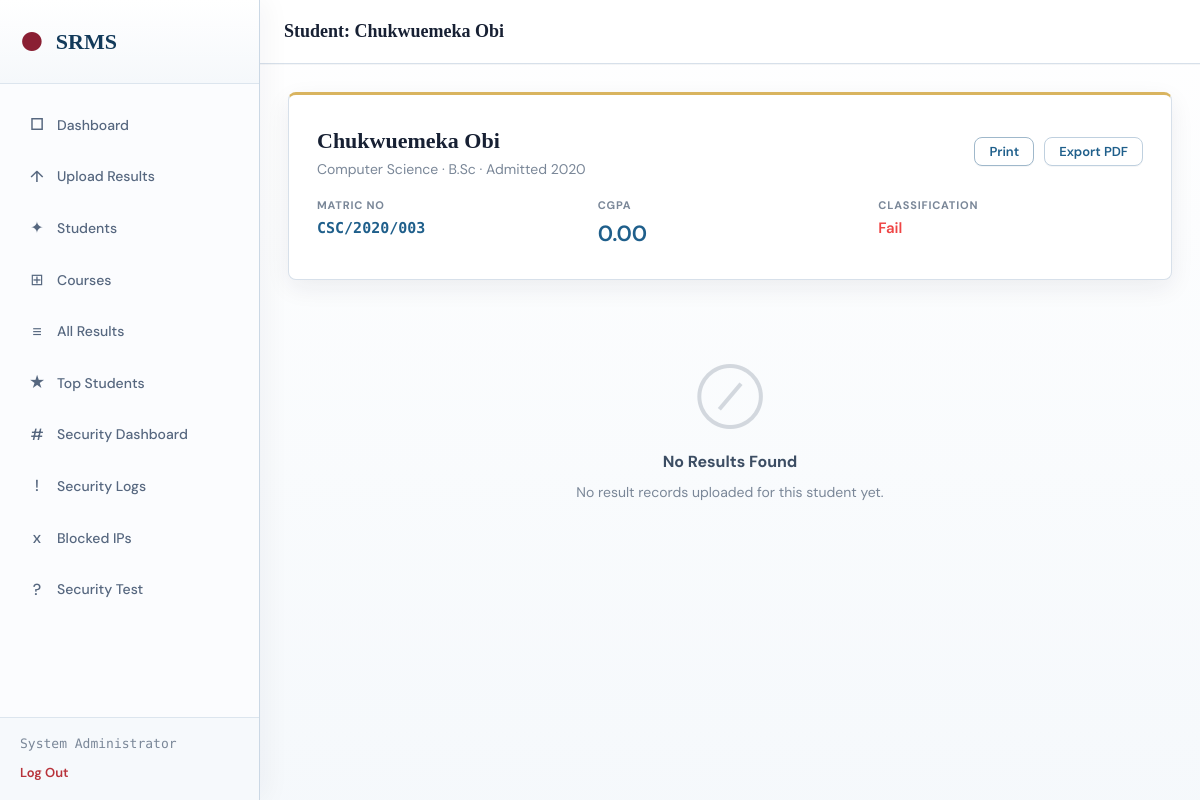
The page /admin/view_student.php?matric=CSC/2020/003 (signed in) on the database its author committed.
### tables this page shows
CREATE TABLE IF NOT EXISTS students (
    matric_no       VARCHAR(20) PRIMARY KEY,
    full_name       VARCHAR(150) NOT NULL,
    department      VARCHAR(100) NOT NULL,
    faculty         VARCHAR(100) DEFAULT NULL,
    programme       ENUM('B.Sc','HND','B.Eng','B.Tech','B.A','B.Ed') DEFAULT 'B.Sc',
    admission_year  YEAR DEFAULT NULL,
    email           VARCHAR(100) DEFAULT NULL,
    phone           VARCHAR(20) DEFAULT NULL,
    gender          ENUM('M','F','Other') DEFAULT NULL,
    created_at      DATETIME DEFAULT CURRENT_TIMESTAMP,
    updated_at      DATETIME DEFAULT CURRENT_TIMESTAMP ON UPDATE CURRENT_TIMESTAMP
);

### includes/grades.php (called while the page is built, shortened)
<?php
function get_classification(float $cgpa): string {
    foreach (CGPA_CLASS as $c) {
        if ($cgpa >= $c['min'] && $cgpa <= $c['max']) {
            return $c['class'];
        }
    }
    return 'Fail';
}
function get_student_results(string $matric_no): array {
    $rows = db_all(
        'SELECT r.*, c.course_title, c.course_unit
         FROM results_raw r
         JOIN courses c ON r.course_code = c.course_code
         WHERE r.matric_no = ?
         ORDER BY r.level ASC, r.semester ASC, c.course_code ASC',
        [$matric_no]
    );
    $grouped = [];
    $cumulative_units = 0;
    $cumulative_qp    = 0;
    $semester_history = [];
    $result = [];
    return [
        'semesters'   => $result,
        'gpa_history' => $semester_history,
        'final_cgpa'  => $cumulative_units > 0 ? round($cumulative_qp / $cumulative_units, 2) : 0.00,
        'final_class' => get_classification(
            $cumulative_units > 0 ? round($cumulative_qp / $cumulative_units, 2) : 0.00
        ),
    ];
}
function sanitize_matric(string $input): string {
    return strtoupper(preg_replace('/[^A-Z0-9\/\-]/i', '', trim($input)));
}

### includes/db.php (called while the page is built, shortened)
<?php
function get_db(): PDO {
    static $pdo = null;
    if ($pdo !== null) return $pdo;
    $dsn = sprintf(
        'mysql:host=%s;port=%s;dbname=%s;charset=%s',
        DB_HOST, DB_PORT, DB_NAME, DB_CHARSET
    );
    $options = [
        PDO::ATTR_ERRMODE            => PDO::ERRMODE_EXCEPTION,
        PDO::ATTR_DEFAULT_FETCH_MODE => PDO::FETCH_ASSOC,
        PDO::ATTR_EMULATE_PREPARES   => false,
    ];
    try {
        $pdo = new PDO($dsn, DB_USER, DB_PASS, $options);
    } catch (PDOException $e) {
        http_response_code(500);
        die(json_encode(['success' => false, 'message' => 'Database connection failed. Please contact the administrator.']));
    }
    return $pdo;
}
function db_run(string $sql, array $params = []): PDOStatement {
    $stmt = get_db()->prepare($sql);
    $stmt->execute($params);
    return $stmt;
}
function db_row(string $sql, array $params = []): ?array {
    $row = db_run($sql, $params)->fetch();
    return $row ?: null;
}
function db_all(string $sql, array $params = []): array {
    return db_run($sql, $params)->fetchAll();
}

### includes/helpers.php (called while the page is built, shortened)
<?php
function clean(string $input): string {
    return htmlspecialchars(strip_tags(trim($input)), ENT_QUOTES, 'UTF-8');
}
function fmt_gpa(float $v): string {
    return number_format($v, 2);
}
function class_color(string $class): string {
    return match(true) {
        str_contains($class, 'First')        => '#10b981',
        str_contains($class, 'Second Upper') => '#3b82f6',
        str_contains($class, 'Second Lower') => '#6366f1',
        str_contains($class, 'Third')        => '#f59e0b',
        str_contains($class, 'Pass')         => '#f97316',
        default                              => '#ef4444',
    };
}

### admin/view_student.php (the view, shortened to what this page needs)
<?php
$matric = sanitize_matric($_GET['matric'] ?? '');
$student = db_row('SELECT * FROM students WHERE matric_no = ?', [$matric]);
$resultData = get_student_results($matric);
require_once __DIR__ . '/../includes/layout.php';
?>
<div class="result-header" style="margin-bottom:20px">
  <div style="display:flex;align-items:center;justify-content:space-between;flex-wrap:wrap;gap:12px">
    <div>
      <h2 style="font-family:var(--font-display);font-size:22px;font-weight:800"><?= clean($student['full_name']) ?></h2>
      <p style="color:var(--text-muted);font-size:14px"><?= clean($student['department']) ?> · <?= clean($student['programme'] ?? 'B.Sc') ?> · Admitted <?= clean($student['admission_year'] ?? 'N/A') ?></p>
    </div>
    <div class="no-print" style="display:flex;gap:10px;align-items:center;flex-wrap:wrap">
      <button class="btn btn-ghost btn-sm" type="button" onclick="window.print()">Print</button>
      <button class="btn btn-secondary btn-sm" type="button" onclick="exportPDF()">Export PDF</button>
    </div>
  </div>
  <div class="student-info-grid" style="margin-top:16px">
    <div class="info-item"><div class="info-label">Matric No</div><div class="info-value accent"><?= clean($student['matric_no']) ?></div></div>
    <div class="info-item"><div class="info-label">CGPA</div><div class="info-value" style="font-size:22px;color:var(--accent)"><?= fmt_gpa($resultData['final_cgpa']) ?></div></div>
    <div class="info-item"><div class="info-label">Classification</div><div class="info-value" style="color:<?= class_color($resultData['final_class']) ?>"><?= $resultData['final_class'] ?></div></div>
  </div>
</div>
<?php if (empty($resultData['semesters'])): ?>
<div class="empty-state">
  <div class="empty-state-icon">⊘</div>
  <h3>No Results Found</h3>
  <p>No result records uploaded for this student yet.</p>
</div>
<?php endif; ?>

### rows shown on the page
students: full_name "Chukwuemeka Obi", department "Computer Science", programme "B.Sc", admission_year "2020", matric_no "CSC/2020/003"

### other values the page prints
$_SESSION['admin_name'] "System Administrator"
$title "Student: Chukwuemeka Obi"
fmt_gpa($resultData['final_cgpa']) "0.00"
$resultData['final_class'] "Fail"
